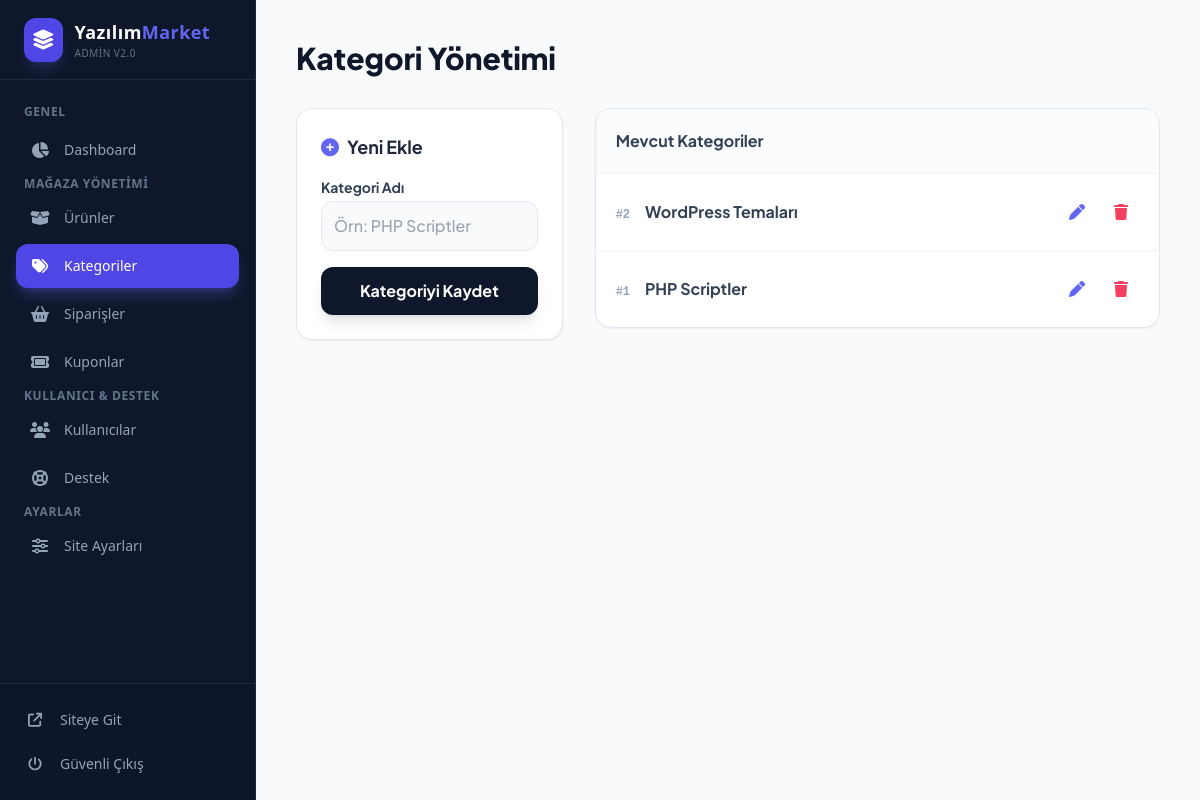
Page /admin/kategoriler.php (signed in) on the committed database.
### tables this page shows
CREATE TABLE `categories` (
  `id` int NOT NULL,
  `name` varchar(100) NOT NULL
);

### admin/kategoriler.php (the view, shortened to what this page needs)
<?php
require_once '../inc/db.php';
$categories = $pdo->query("SELECT * FROM categories ORDER BY id DESC")->fetchAll(PDO::FETCH_ASSOC);
?>
<!DOCTYPE html>
<html lang="tr">
<head>
    <script src="https://cdn.tailwindcss.com"></script>
    <link rel="stylesheet" href="https://cdnjs.cloudflare.com/ajax/libs/font-awesome/6.4.0/css/all.min.css">
</head>
<body class="bg-slate-50 text-slate-800">
<?php require_once 'sidebar.php'; ?>
<div class="md:ml-64 transition-all duration-300">
    <div class="p-6 md:p-10 max-w-7xl mx-auto">
        <h1 class="text-3xl font-extrabold text-slate-900 mb-8">Kategori Yönetimi</h1>
        <div class="grid grid-cols-1 lg:grid-cols-3 gap-8">
            <div class="lg:col-span-1">
                <div class="bg-white p-6 rounded-2xl shadow-sm border border-slate-200 sticky top-24">
                    <h3 class="text-lg font-bold text-slate-800 mb-4 flex items-center gap-2">
                        <i class="fa-solid fa-plus-circle text-indigo-500"></i> Yeni Ekle
                    </h3>
                    <form action="" method="POST" class="space-y-4">
                        <div>
                            <label class="block text-sm font-bold text-slate-700 mb-1">Kategori Adı</label>
                            <input type="text" name="name" placeholder="Örn: PHP Scriptler" required
                                   class="w-full p-3 rounded-xl bg-slate-50 border border-slate-200 focus:outline-none focus:border-indigo-500 focus:ring-2 focus:ring-indigo-100 transition font-medium">
                        </div>
                        <button type="submit" name="add_category" class="w-full bg-slate-900 text-white py-3 rounded-xl font-bold hover:bg-slate-800 transition shadow-lg">
                            Kategoriyi Kaydet
                        </button>
                    </form>
                </div>
            </div>
            <div class="lg:col-span-2">
                <div class="bg-white rounded-2xl shadow-sm border border-slate-200 overflow-hidden">
                    <div class="p-5 border-b border-slate-100 bg-slate-50/50">
                        <h3 class="font-bold text-slate-700">Mevcut Kategoriler</h3>
                    </div>
                    <table class="w-full text-left">
                        <tbody class="divide-y divide-slate-100">
                            <?php foreach ($categories as $cat): ?>
                            <tr class="group hover:bg-indigo-50/50 transition-colors">
                                <td class="p-5 font-bold text-slate-700">
                                    <span class="text-slate-400 mr-3 text-xs font-mono">#<?php echo $cat['id']; ?></span>
                                    <?php echo htmlspecialchars($cat['name']); ?>
                                </td>
                                <td class="p-5 text-right">
                                    <div class="flex justify-end gap-2">
                                        <button onclick="openEditModal(<?php echo $cat['id']; ?>, '<?php echo addslashes($cat['name']); ?>')"
                                                class="w-9 h-9 flex items-center justify-center rounded-lg text-indigo-500 hover:bg-indigo-100 transition-colors">
                                            <i class="fa-solid fa-pen"></i>
                                        </button>
                                        <a href="?sil=<?php echo $cat['id']; ?>" onclick="return confirm('Silmek istediğine emin misin?')"
                                           class="w-9 h-9 flex items-center justify-center rounded-lg text-rose-500 hover:bg-rose-100 transition-colors">
                                            <i class="fa-solid fa-trash"></i>
                                        </a>
                                    </div>
                                </td>
                            </tr>
                            <?php endforeach; ?>
                        </tbody>
                    </table>
                </div>
            </div>
        </div>
    </div>
</div>
</body>
</html>

### admin/kategoriler.php (style rules this page uses)
body { font-family: 'Plus Jakarta Sans', sans-serif; }

### rows in the picture
categories: id "2", name "WordPress Temaları"
categories: id "1", name "PHP Scriptler"
